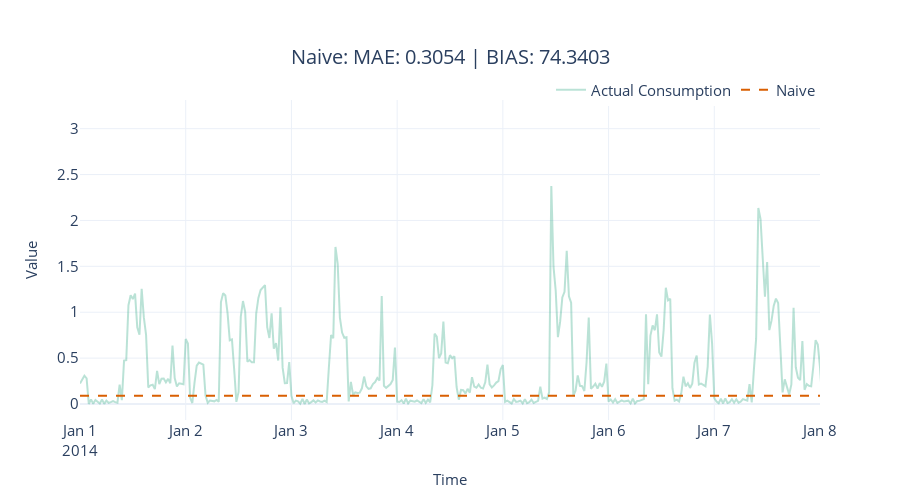

The code cell stored with this chart in its notebook:
### Code cell
model_name = ['Naive']
model_display_name = ['Naive']

fig = plot_forecast(results, forecast_columns=model_name, forecast_display_names=model_display_name, timestamp_col ='timestamp')
fig = format_plot(fig, title=f"{model_name[0]}: "\
                  f"MAE: {metrics.loc[metrics.Model==model_name[0]][['mae']].iloc[0].item():.4f} | "\
                  # f"MASE: {metrics.loc[metrics.Model==model_name[0]][['mase']].iloc[0].item():.4f} | "\
                  f"BIAS: {metrics.loc[metrics.Model==model_name[0]][['forecast_bias']].iloc[0].item():.4f}")
fig.update_xaxes(type="date", range=["2014-01-01", "2014-01-08"])
#fig.write_image("imgs/chapter_4/naive.png")
fig.show()

### Figure 1 — Plotly figure (JSON) as saved in the notebook; plotly's stock layout.template omitted (floating-point values rounded to 4 significant figures; data arrays with more than 128 entries replaced by an {"elided": "..."} marker saying what was removed)
{"data": [{"line": {"color": "rgba(27,158,119, 0.3)"}, "mode": "lines", "name": "Actual Consumption", "type": "scatter", "x": {"elided": "1488 str values"}, "y": {"elided": "1488 float values"}}, {"line": {"color": "rgba(217,95,2, 1)", "dash": "dash"}, "mode": "lines", "name": "Naive", "type": "scatter", "x": {"elided": "1488 str values"}, "y": {"elided": "1488 float values"}}], "layout": {"autosize": false, "height": 500, "legend": {"font": {"size": 15}, "orientation": "h", "title": {}, "x": 1, "xanchor": "right", "y": 0.98, "yanchor": "bottom"}, "title": {"font": {"size": 20}, "text": "Naive: MAE: 0.3054 | BIAS: 74.3403", "x": 0.5, "xanchor": "center", "yanchor": "top"}, "width": 900, "xaxis": {"range": ["2014-01-01", "2014-01-08"], "tickfont": {"size": 15}, "title": {"font": {"size": 15}, "text": "Time"}, "type": "date"}, "yaxis": {"tickfont": {"size": 15}, "title": {"font": {"size": 15}, "text": "Value"}}}}
